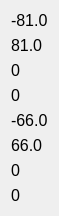
     <widget class="QWidget" name="layoutWidget">
      <property name="geometry">
       <rect>
        <x>450</x>
        <y>640</y>
        <width>48</width>
        <height>151</height>
       </rect>
      </property>
      <layout class="QVBoxLayout" name="verticalLayout_33">
       <item>
        <widget class="QLabel" name="label_373">
         <property name="font">
          <font>
           <pointsize>12</pointsize>
          </font>
         </property>
         <property name="text">
          <string>-81.0</string>
         </property>
        </widget>
       </item>
       <item>
        <widget class="QLabel" name="label_374">
         <property name="font">
          <font>
           <pointsize>12</pointsize>
          </font>
         </property>
         <property name="text">
          <string>81.0</string>
         </property>
        </widget>
       </item>
       <item>
        <widget class="QLabel" name="label_375">
         <property name="font">
          <font>
           <pointsize>12</pointsize>
          </font>
         </property>
         <property name="text">
          <string>0</string>
         </property>
        </widget>
       </item>
       <item>
        <widget class="QLabel" name="label_376">
         <property name="font">
          <font>
           <pointsize>12</pointsize>
          </font>
         </property>
         <property name="text">
          <string>0</string>
         </property>
        </widget>
       </item>
       <item>
        <widget class="QLabel" name="label_377">
         <property name="font">
          <font>
           <pointsize>12</pointsize>
          </font>
         </property>
         <property name="text">
          <string>-66.0</string>
         </property>
        </widget>
       </item>
       <item>
        <widget class="QLabel" name="label_378">
         <property name="font">
          <font>
           <pointsize>12</pointsize>
          </font>
         </property>
         <property name="text">
          <string>66.0</string>
         </property>
        </widget>
       </item>
       <item>
        <widget class="QLabel" name="label_379">
         <property name="font">
          <font>
           <pointsize>12</pointsize>
          </font>
         </property>
         <property name="text">
          <string>0</string>
         </property>
        </widget>
       </item>
       <item>
        <widget class="QLabel" name="label_380">
         <property name="font">
          <font>
           <pointsize>12</pointsize>
          </font>
         </property>
         <property name="text">
          <string>0</string>
         </property>
        </widget>
       </item>
      </layout>
     </widget>
